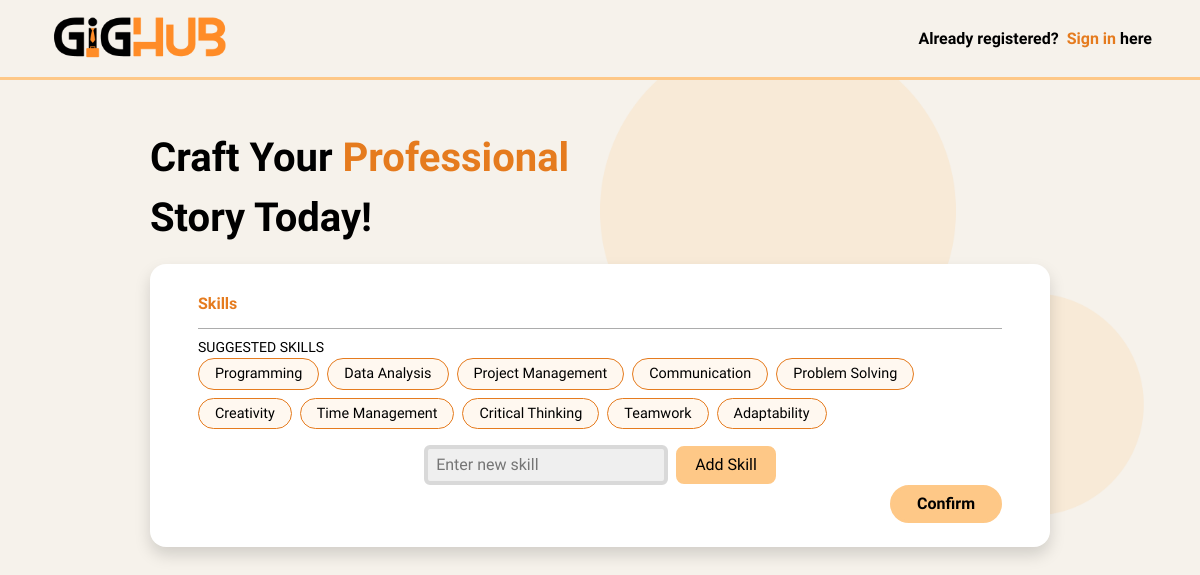
/register_skills/ (signed in), run on an earlier commit of the app's database.
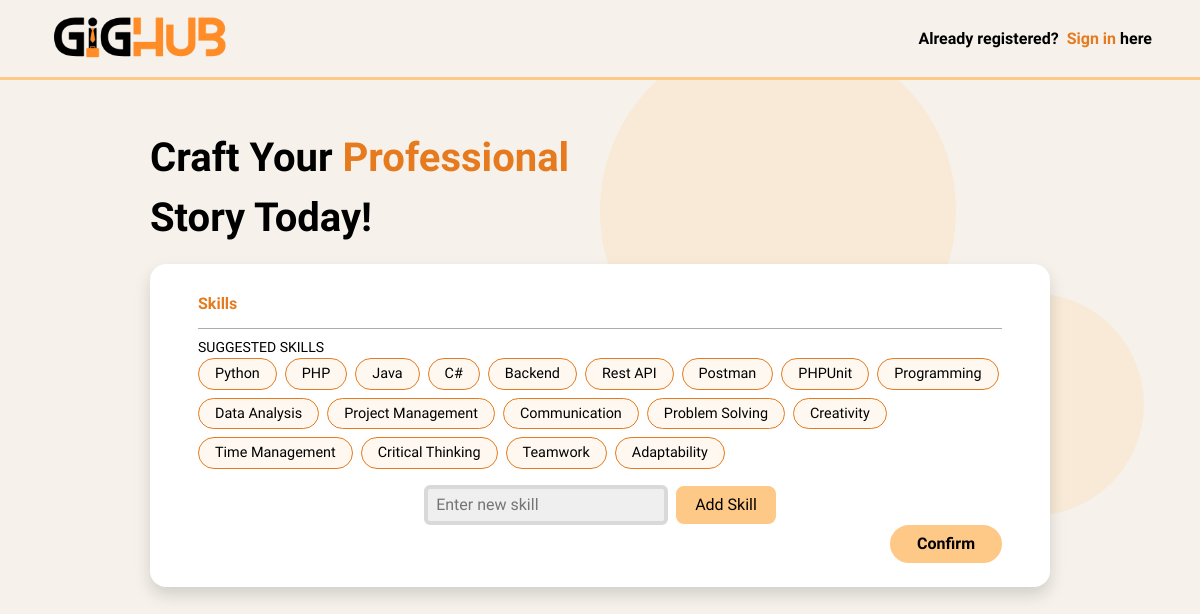
And on a later commit of the database.
### GigHub/models.py (models this page shows)
class Skills(models.Model):
    name = models.CharField(max_length=255)
    def __str__(self) -> str:
        return f"{self.name}"

### GigHub/views.py (the view, shortened to what this page needs)
# urls.py: path('register_skills/', views.register_skills, name="register_skills"),
def register_skills(request):
    guest = checkAuth(request)
    if guest != True:
        return redirect(f"{guest}")
    if request.method == "GET":
        skills = list(Skills.objects.all())
        if len(skills) <= 20:
            template_skills = ['Programming','Data Analysis','Project Management', 'Communication','Problem Solving',
                               'Creativity','Time Management','Critical Thinking','Teamwork','Adaptability']
            skills += template_skills
        else:
            skills = Skills.objects.annotate(profile_count=Count('profile')).order_by('-profile_count')[:20]
        return render(request, "register_work.html", {'Skills':skills})

### GigHub/utils.py (called while the page is built)
def checkAuth(request):
    if request.user.is_authenticated:
        return True
    else:
        'GigHub:index'

### GigHub/templates/register_work.html (shortened to what this page needs)
{% load static %}
<!DOCTYPE html>
<html lang="en">
  <head>
    <link
      href="https://cdn.jsdelivr.net/npm/bootstrap@5.3.2/dist/css/bootstrap.min.css"
      rel="stylesheet"
    />
    <link rel="stylesheet" href="{% static 'css/register_work.css' %}" />
  </head>
  <body>
    <header
      class="d-flex align-items-center justify-content-between position-fixed top-0"
    >
      <a href="{% url 'GigHub:index' %}" class="d-flex align-items-center">
        <img src="{{ '/media/site/header_logo.png' }}" alt="logo" />
      </a>
      <a
        href="{% url 'GigHub:login' %}"
        class="register-link text-decoration-none fw-bold"
      >
        <span>Already registered?</span>
        <span class="sign-up-link">&nbsp;Sign in&nbsp;</span
        ><span>here</span></a
      >
    </header>
    <content class="d-flex flex-column gap-3 align-items-center py-5">
      <div class="cta fw-bold w-75">
        Craft Your&nbsp;<span>Professional</span><br />Story Today!
      </div>
      <form
        id="regForm"
        action="{% url 'GigHub:register_skills' %}"
        class="rounded-4 shadow py-4 px-5 d-flex flex-column align-items-center"
        method="POST"
        enctype="multipart/form-data"
        onsubmit="return false"
      >
        <label for="skills" class="w-100 form_labels fw-bold mt-1"
          >Skills</label
        >
        <div type="text" id="skills" class="px-2 pt-1 pb-2 w-100 mb-2"></div>
        <small id="suggestedSkills" class="w-100">SUGGESTED SKILLS</small>
        <div class="d-flex flex-wrap gap-2 w-100 tags_list">
          {% for skill in Skills %}
          <div class="tags rounded-pill py-1 px-3">
            {{ skill }}
          </div>
          {% endfor %}
        </div>
        <div
          class="mt-3 d-flex gap-2 flex-wrap justify-content-center align-items-center"
        >
          <input
            type="text"
            id="newTagInput"
            placeholder="Enter new skill "
            class="rounded-2 px-2 py-1"
          />
          <a id="createTagBtn" class="px-3 py-1 rounded-3 text-decoration-none">
            Add Skill
          </a>
        </div>
        <a
          class="submit-form text-decoration-none rounded-pill px-4 py-1 fw-bold align-self-end"
        >
          Confirm
        </a>
      </form>
    </content>
  </body>
</html>

### GigHub/static/css/register_work.css (style rules this page uses)
:root { --topaz: #fec887; --isabelline: #f6f2eb; --lexend: "Lexend", sans-serif; --mango-tango: #e57b1e; --earth-yellow: #ecb067; --transition-1: ease-in-out all 0.3s; --black: #000; --white: #fff; --blue: #1213e5; --gainsboro: #d9d9d9; --white-smoke: #efefef; --dark-gray: #acacac; --gray: #808080; --red: #d73d3d; }
* { box-sizing: border-box; margin: 0; padding: 0; }
body { height: calc(100vh - 5rem); width: 100%; margin-top: 5rem; font-family: var(--lexend); -webkit-user-select: none; -moz-user-select: none; -ms-user-select: none; user-select: none; color: var(--black) !important; background-color: var(--isabelline); background-image: url(/assets/bg_body.png); background-size: cover; background-repeat: repeat-y; font-size: 1rem; }
header { height: 5rem; width: 100%; z-index: 1000; border-bottom: solid 3px var(--topaz) !important; padding: 0 3rem; background-color: var(--isabelline); }
header a { height: 100%; }
header a img { height: 80%; }
header .register-link { color: var(--black); transition: var(--transition-1); height: fit-content; }
header .register-link span.sign-up-link { color: var(--mango-tango); }
content .cta { font-size: 2.5rem; width: 50%; }
content .cta span { color: var(--mango-tango); }
content form { background-color: var(--white); width: 75%; min-width: 350px; }
.form_labels { color: var(--mango-tango); }
form .submit-form { color: var(--black); cursor: pointer; background-color: var(--topaz); border: solid 3px var(--topaz); transition: var(--transition-1); }
.tags { background-color: #fec88720; border: solid 1px var(--mango-tango); cursor: pointer; transition: var(--transition-1); font-size: 0.9rem; width: fit-content; display: flex; align-items: center; gap: 0.5rem; }
#skills { border-bottom: solid 1px var(--dark-gray); display: flex; gap: 0.5rem; flex-wrap: wrap; }
#createTagBtn { cursor: pointer; background-color: var(--topaz); border: var(--topaz) solid 3px; color: var(--black); transition: var(--transition-1); }
#newTagInput { outline: none; border: solid 4px var(--gainsboro); background-color: var(--white-smoke); font-size: 1rem; }

What changed in the data, as far as the page shows it:
added Skills: name "Python"
added Skills: name "PHP"
added Skills: name "Java"
added Skills: name "C#"
added Skills: name "Backend"
added Skills: name "Rest API"
added Skills: name "Postman"
added Skills: name "PHPUnit"
